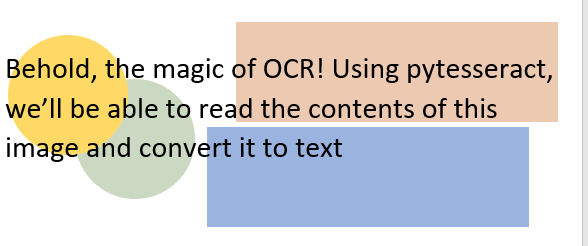
#> input picture week2/Noisy_OCR.PNG, 588 x 246 px; the run also reads 1 picture not shown here
$ python moretesseract.py
#> lines starting #> are read from the running program, lines starting #| are printed output that depends on the picture
# In the previous example, we were using a clear, unambiguous image for conversion. Sometimes there will
# be noise in images you want to OCR, making it difficult to extract the text. Luckily, there are
# techniques we can use to increase the efficacy of OCR with pytesseract and Pillow.
#
# Let's use a different image this time, with the same text as before but with added noise in the picture.
# We can view this image using the following code.
from PIL import Image
import PIL
import pytesseract
from IPython.display import display_png

img = Image.open("Noisy_OCR.PNG")
#> img is the input picture: PIL image 588x246 RGBA; mean R, G, B, A 213.3, 209.9, 205.5, 255
# img.show()

# text = pytesseract.image_to_string(img)
# print(text)

basewidth = 600

# We want to get the correct aspect ratio, so we can do this by taking the base width and dividing
# it by the actual width of the image
wpercent = (basewidth / float(img.size[0]))
#> wpercent = 1.02
# With that ratio we can just get the appropriate height of the image.
hsize = int((float(img.size[1]) * float(wpercent)))
#> hsize = 251
# Finally, lets resize the image. antialiasing is a specific way of resizing lines to try and make them
# appear smooth
img = img.resize((basewidth, hsize), PIL.Image.Resampling.LANCZOS)
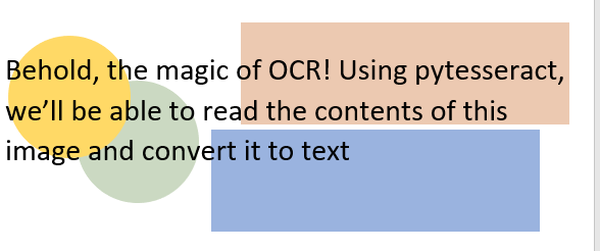
#> img: PIL image 600x251 RGBA; mean R, G, B, A 213.4, 210.1, 205.6, 255
# img.save("resized_Noisy_OCR.png")
# img.show()

new_image = Image.open("resized_Noisy_OCR.png")
#> (the run stopped early here; a loop or call above may not have finished)
